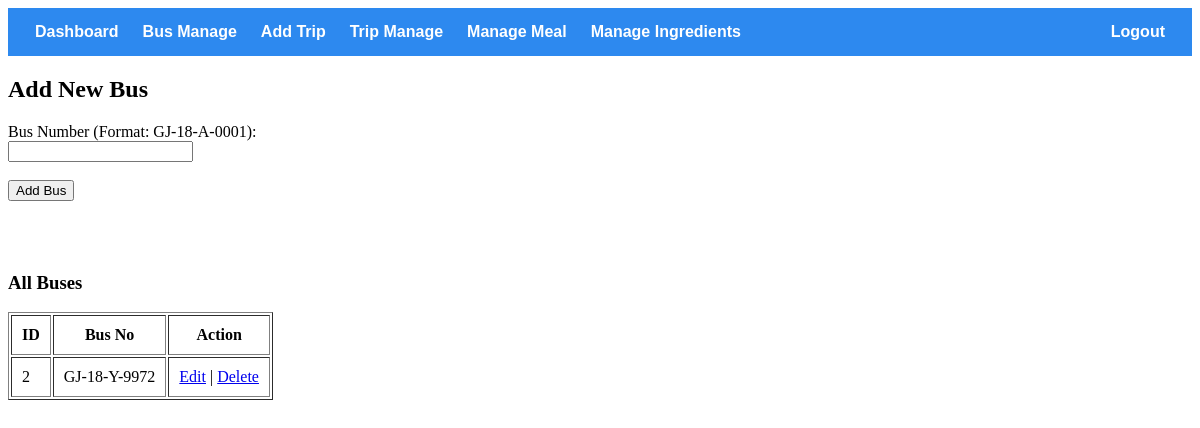
/add_bus.php, run on an earlier commit of the app's database.
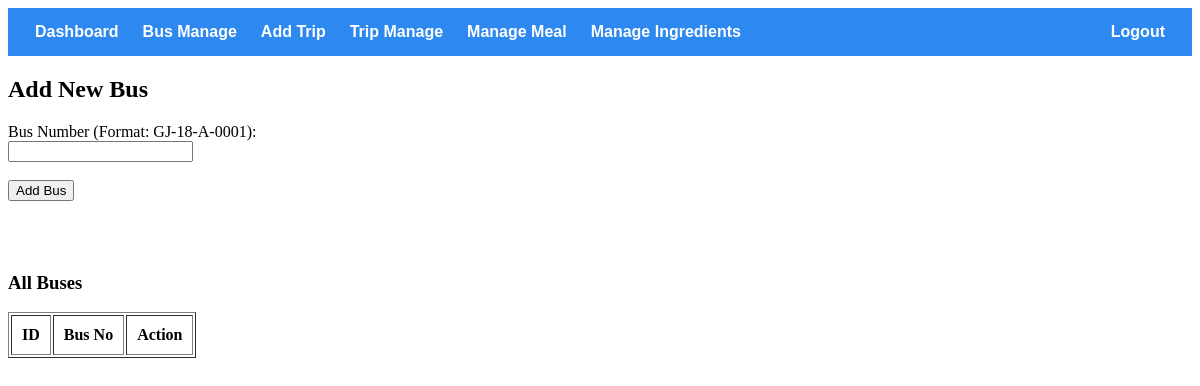
And on a later commit of the database.
### tables this page shows
CREATE TABLE IF NOT EXISTS `buses` (
  `id` int NOT NULL AUTO_INCREMENT,
  `bus_no` varchar(50) NOT NULL,
  PRIMARY KEY (`id`),
  UNIQUE KEY `bus_no` (`bus_no`)
);

### add_bus.php (the view, shortened to what this page needs)
<?php
include 'db.php';
include 'navbar.php';
?>
<!DOCTYPE html>
<html>
<head>
</head>
<body>
    <h2>Add New Bus</h2>
    <form method="POST" onsubmit="return validateBusNo()">
        <label>Bus Number (Format: GJ-18-A-0001):</label><br>
        <input type="text" name="bus_no" id="bus_no" required><br><br>
        <button type="submit">Add Bus</button>
    </form>
    <br><br>
    <h3>All Buses</h3>
    <table border="1" cellpadding="10">
        <tr><th>ID</th><th>Bus No</th><th>Action</th></tr>
        <?php
        $result = $conn->query("SELECT * FROM buses ORDER BY id DESC");
        while ($row = $result->fetch_assoc()) {
            echo "<tr>
                    <td>{$row['id']}</td>
                    <td>{$row['bus_no']}</td>
                    <td>
                        <a href='edit_bus.php?id={$row['id']}'>Edit</a> |
                        <a href='delete_bus.php?id={$row['id']}' onclick='return confirm(\"Are you sure?\")'>Delete</a>
                    </td>
                </tr>";
        }
        ?>
    </table>
</body>
</html>

What changed in the data, as far as the page shows it:
removed buses: id "2", bus_no "GJ-18-Y-9972"
